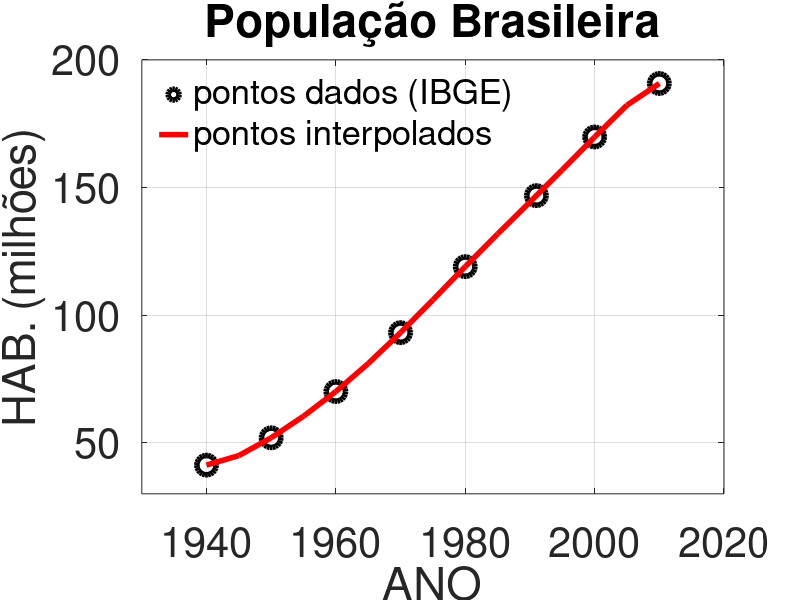

The MATLAB source for this figure:
% ---------------------------------------------
% INSTITUTO FEDERAL DA PARAÍBA
% CURSO SUPERIOR DE BACHARELADO EM ENGENHARIA ELÉTRICA
% DISCIPLINA: CÁLCULO NUMÉRICO 2020
% INTERPOLACAO: MÉTODO DE LAGRANGE
% JOÃO PESSOA, 26/09/2020.
% AUTOR: PROF. PAULO HENRIQUE DA FONSECA SILVA
% ---------------------------------------------

% VARIAVEIS PRINCIPAIS
% N - numero de pontos dados
% X - vetor que contem as abscissas dos pontos dados
% Y - vetor que contem as ordenadas dos pontos dados
% T - matriz tabela de dados definida por: T=[X' Y']
% x - vetor que contem as abscissas dos pontos interpolados
% y - vetor que contem as ordenadas dos pontos interpolados

clear all, close all, clc

Xd=[1940	1950	1960	1970	1980	1991	2000	2010];
Yd=[41.24	51.94	70.07	93.14	119.00	146.82	169.80	190.76];
T=[Xd' Yd']; 
x=1940:5:2010;
N=length(Xd);
NPi=length(x);

disp('INTERPOLACAO DE LAGRANGE');
disp(' '); disp('TABELA DE PONTOS')
for f=1:N, disp([f Xd(f) Yd(f)]); end
disp(' '); disp('TABELA DE RESULTADOS');    

for k=1:NPi
    y(k)=0;
    for i=1:N
        parc=1;
        for j=1:N
            if(i~=j)
                parc=parc*((x(k)-T(j,1))/(T(i,1)-T(j,1)));
            end
        end
        y(k)=y(k)+parc*T(i,2);
    end
    disp([k x(k) y(k)]);
end

% SAÍDA GRÁFICA
Fig=figure(1); 
ax=axes; 
a=plot(Xd,Yd,'ko',x,y,'r');
set(a,'MarkerSize',14,'Linewidth',4);
L(1)=legend('pontos dados (IBGE)','pontos interpolados');
title('População Brasileira')
L(2)=xlabel('ANO'); L(3)=ylabel('HAB. (milhões)');
set(L,'fontsize',35);set(ax,'fontsize',30); 
set(L(1),'Box','Off','Location','NorthWest','fontsize',25);

axis([1930 2020 30 200])
grid on
